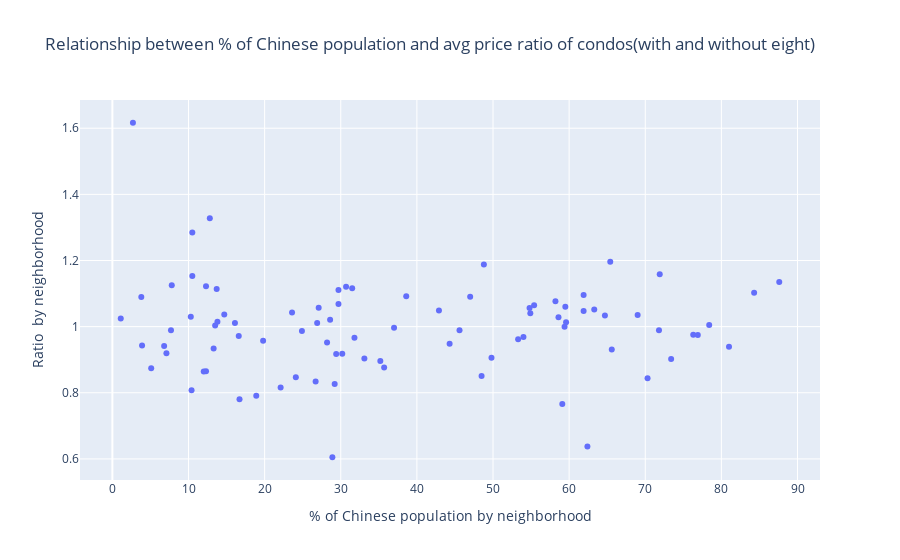

The cell this chart's notebook holds for it:
### Code cell
fig = px.scatter(eight, x="AsnChiNoTP_Mean", y="ratio", 
                hover_data=['NEIGHBORHOOD'],
         labels={
                     "AsnChiNoTP_Mean": "% of Chinese population by neighborhood",
                     "ratio": "Ratio  by neighborhood",
                 },
                title="Relationship between % of Chinese population and avg price ratio of condos(with and without eight)")
fig.show()

### Figure 1 — Plotly figure (JSON) as saved in the notebook; plotly's stock layout.template omitted (floating-point values rounded to 4 significant figures)
{"data": [{"customdata": [["allerton-pelham gardens"], ["annadale-huguenot-prince's bay-eltingville"], ["baisley park"], ["bayside-bayside hills"], ["bedford park-fordham north"], ["bellerose"], ["bensonhurst east"], ["borough park"], ["breezy point-belle harbor-rockaway park-broad channel"], ["briarwood-jamaica hills"], ["bronxdale"], ["brownsville"], ["cambria heights"], ["canarsie"], ["charleston-richmond valley-tottenville"], ["claremont-bathgate"], ["college point"], ["crotona park east"], ["crown heights north"], ["cypress hills-city line"], ["douglas manor-douglaston-little neck"], ["dyker heights"], ["east concourse-concourse village"], ["east elmhurst"], ["east flatbush-farragut"], ["east flushing"], ["eastchester-edenwald-baychester"], ["elmhurst-maspeth"], ["flatlands"], ["fordham south"], ["forest hills"], ["fresh meadows-utopia"], ["georgetown-marine park-bergen beach-mill basin"], ["glen oaks-floral park-new hyde park"], ["glendale"], ["grasmere-arrochar-ft. wadsworth"], ["gravesend"], ["great kills"], ["grymes hill-clifton-fox hills"], ["hammels-arverne-edgemere"], ["highbridge"], ["hollis"], ["hunters point-sunnyside-west maspeth"], ["jackson heights"], ["jamaica estates-holliswood"], ["kensington-ocean parkway"], ["kew gardens hills"], ["kingsbridge heights"], ["laurelton"], ["lindenwood-howard beach"], ["longwood"], ["madison"], ["melrose south-mott haven north"], ["middle village"], ["midwood"], ["morrisania-melrose"], ["mott haven-port morris"], ["new brighton-silver lake"], ["new dorp-midland beach"], ["new springville-bloomfield-travis"], ["north corona"], ["north riverdale-fieldston-riverdale"], ["oakland gardens"], ["oakwood-oakwood beach"], ["old astoria"], ["old town-dongan hills-south beach"], ["park-cemetery-etc-queens"], ["pelham bay-country club-city island"], ["pomonok-flushing heights-hillcrest"], ["rego park"], ["rosedale"], ["rossville-woodrow"], ["schuylerville-throgs neck-edgewater park"], ["seagate-coney island"], ["sheepshead bay-gerritsen beach-manhattan beach"], ["soho-tribeca-civic center-little italy"], ["soundview-bruckner"], ["soundview-castle hill-clason point-harding park"], ["springfield gardens north"], ["stapleton-rosebank"], ["van nest-morris park-westchester square"], ["west farms-bronx river"], ["west new brighton-new brighton-st. george"], ["westerleigh"], ["whitestone"], ["williamsbridge-olinville"], ["woodhaven"], ["woodlawn-wakefield"], ["woodside"]], "hovertemplate": "% of Chinese population by neighborhood=%{x}<br>Ratio  by neighborhood=%{y}<br>NEIGHBORHOOD=%{customdata[0]}<extra></extra>", "legendgroup": "", "marker": {"color": "#636efa", "symbol": "circle"}, "mode": "markers", "name": "", "orientation": "v", "showlegend": false, "type": "scatter", "x": [13.8, 61.9, 3.8, 58.2, 6.8, 14.7, 84.3, 71.9, 13.5, 10.4, 10.5, 23.6, 35.2, 54.9, 37, null, 59.5, 42.9, 24.9, 29.7, 58.6, 87.6, 16.7, 22.1, 12.3, 65.6, 10.3, 49.8, 12.8, 16.1, 54, 48.5, 55.4, 7.8, 35.7, 54.8, 76.3, 59.6, 48.8, 31.8, 38.6, 1.1, 28.9, 27.1, 7.7, 19.8, 59.1, 10.5, 5.1, 33.1, 81, 76.9, 18.9, 64.7, 31.5, 16.6, 24.1, 30.7, 53.3, 29.7, 69, 29.2, 61.9, 78.4, 13.7, 62.4, null, 12.3, 65.4, 47, 44.3, 45.6, 30.2, 70.3, 73.4, 71.8, 13.3, 28.2, null, 59.4, 12, 2.7, 26.9, 28.6, 63.3, 7.1, 29.4, 3.9, 26.7], "xaxis": "x", "y": [1.015, 1.047, 1.09, 1.077, 0.9415, 1.037, 1.102, 1.159, 1.004, 0.8073, 1.153, 1.043, 0.8961, 1.04, 0.9964, 0.8899, 1.06, 1.049, 0.9867, 1.111, 1.028, 1.135, 0.7806, 0.816, 0.865, 0.9306, 1.03, 0.9058, 1.328, 1.011, 0.9688, 0.851, 1.065, 1.125, 0.8766, 1.056, 0.9756, 1.013, 1.188, 0.9662, 1.092, 1.025, 0.605, 1.057, 0.9891, 0.9573, 0.7659, 1.285, 0.8743, 0.9038, 0.9391, 0.9747, 0.7908, 1.034, 1.116, 0.9719, 0.8466, 1.12, 0.9622, 1.069, 1.035, 0.8266, 1.096, 1.005, 1.114, 0.6376, 1.034, 1.122, 1.196, 1.09, 0.9486, 0.9892, 0.918, 0.844, 0.9023, 0.989, 0.9341, 0.9519, 1.081, 0.9993, 0.8646, 1.617, 1.011, 1.021, 1.052, 0.9195, 0.9173, 0.9428, 0.8339], "yaxis": "y"}], "layout": {"legend": {"tracegroupgap": 0}, "title": {"text": "Relationship between % of Chinese population and avg price ratio of condos(with and without eight)"}, "xaxis": {"anchor": "y", "domain": [0, 1], "title": {"text": "% of Chinese population by neighborhood"}}, "yaxis": {"anchor": "x", "domain": [0, 1], "title": {"text": "Ratio  by neighborhood"}}}}
